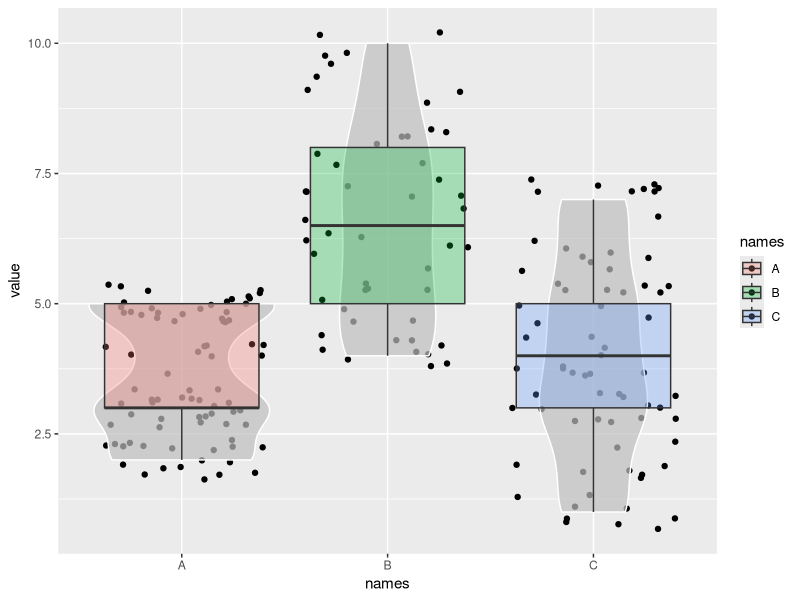

Generate this figure with R:
# Required packages
require(ggplot2)
require(dplyr)

# Define the data.frame
data_frame(
  names=c(rep("A", 80), 
          rep("B", 50), 
          rep("C", 70)),
  value=c(sample(2:5,  80, replace=T),
          sample(4:10, 50, replace=T), 
          sample(1:7,  70, replace=T))) %>% 
  
  # ggplot
  ggplot(aes(x=names, y=value, fill=names)) + 
  geom_jitter() + # illustrates the underlying distribution
  geom_violin(color="white", fill="grey", alpha=0.7) + 
  geom_boxplot(alpha=0.3) # overlay a boxplot for comparison 